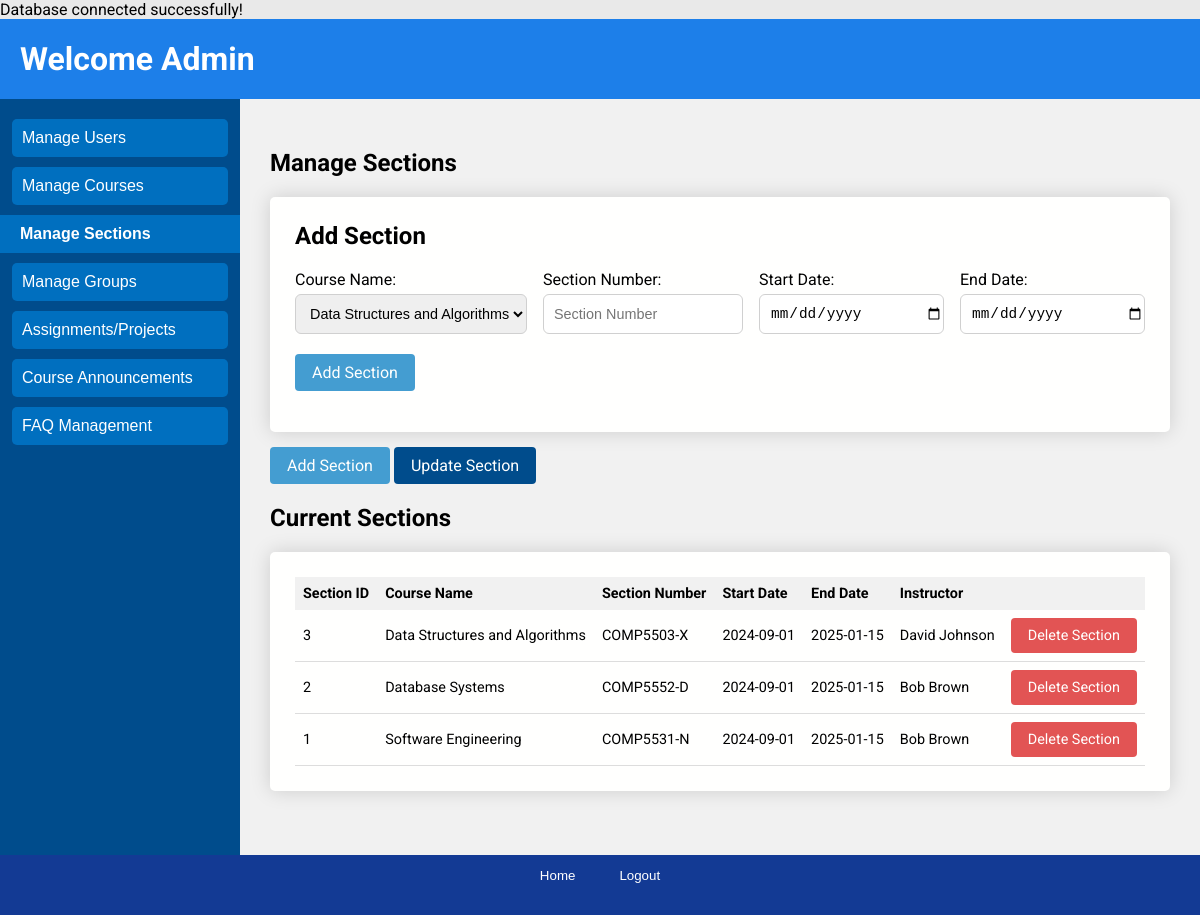
The app's page /users/admin/manage_sections.php with its own data.
### tables this page shows
CREATE TABLE IF NOT EXISTS CourseSection (
  SectionID INT AUTO_INCREMENT PRIMARY KEY,
  CourseID INT,
  SectionNumber VARCHAR(10),
  StartDate DATE,
  EndDate DATE,
  FOREIGN KEY (CourseID) REFERENCES Course(CourseID) ON DELETE CASCADE
);

CREATE TABLE IF NOT EXISTS Course (
  CourseID INT AUTO_INCREMENT PRIMARY KEY,
  CourseCode VARCHAR(10) UNIQUE NOT NULL,
  Name VARCHAR(255),
  StartDate DATE,
  EndDate DATE
);

CREATE TABLE IF NOT EXISTS `User` (
  UserID BIGINT AUTO_INCREMENT PRIMARY KEY,
  Name VARCHAR(255),
  EmailAddress VARCHAR(255) UNIQUE NOT NULL,
  Password VARCHAR(255) NOT NULL,
  NewUser BOOLEAN DEFAULT FALSE
);

### users/admin/manage_sections.php (the view, shortened to what this page needs)
<?php
require_once '../../database.php';
$query = "SELECT
            CourseSection.SectionID,
            Course.Name AS CourseName,
            Course.StartDate,
            Course.EndDate,
            CourseSection.SectionNumber,
            User.Name AS InstructorName
          FROM CourseSection
          JOIN Course ON CourseSection.CourseID = Course.CourseID
          LEFT JOIN CourseInstructor ON Course.CourseID = CourseInstructor.CourseID
          LEFT JOIN `User` ON CourseInstructor.InstructorID = User.UserID
          ORDER BY Course.Name, CourseSection.SectionNumber ASC";
$stmt = $pdo->prepare($query);
$stmt->execute();
$sections = $stmt->fetchAll(PDO::FETCH_ASSOC);
$_currentSections = array_unique(array_map(function ($value) {
    return  $value['CourseName'];
}, $sections));
?>
<!DOCTYPE html>
<html lang="en">
<head>
    <link rel="stylesheet" href="../../css/index.css">
</head>
<body>
    <div class="page">
        <header class="header">
            <h1>Welcome Admin</h1>
        </header>
        <div class="sidebar">
            <button onclick="location.href='manage_user.php'">Manage Users</button>
            <button onclick="location.href='manage_courses.php'">Manage Courses</button>
            <button class="is-selected" onclick="location.href='manage_sections.php'">Manage Sections</button>
            <button onclick="location.href='manage_groups.php'">Manage Groups</button>
            <button onclick="location.href='manage_assignments.php'">Assignments/Projects</button>
            <button onclick="location.href='manage_announcements.php'">Course Announcements</button>
            <button onclick="location.href='manage_faqs.php'">FAQ Management</button>
        </div>
        <main class="main">
            <div class="main-header">
                <h2>Manage Sections</h2>
            </div>
            <div id="add-section" class="section-form table-wrapper">
                <h2>Add Section</h2>
                <form class="inline-form" method="POST" action="edit_sections_endpoint.php">
                    <div class="label-input-body">
                        <div class="label-input">
                            <label for="course_id">Course Name:</label>
                            <select id="course_id" name="course_id" required>
                            <?php
                                print_r($_currentSections);
                                ?>
                            <?php foreach ($_currentSections as $row): ?>
                                    <option> <?=$row?> </option>
                                <?php endforeach ?>
                            </select>
                        </div>
                        <div class="label-input">
                            <label for="section_number">Section Number:</label>
                            <input type="number" id="section_number" name="section_number" placeholder="Section Number" required />
                        </div>
                        <div class="label-input">
                            <label for="start_date">Start Date:</label>
                            <input type="date" id="start_date" name="start_date" placeholder="Start Date" required />
                        </div>
                        <div class="label-input">
                            <label for="end_date">End Date:</label>
                            <input type="date" id="end_date" name="end_date" placeholder="End Date" required />
                        </div>
                    </div>
                    <div>
                        <button class="button is-primary" type="submit">Add Section</button>
                    </div>
                </form>
            </div>
            <div class="section-actions">
                <button class="button is-primary" onclick="showForm('add')">Add Section</button>
                <button class="button is-secondary" onclick="showForm('update')">Update Section</button>
            </div>
            <div class="course-table">
                <h2>Current Sections</h2>
                <div class="table-wrapper">
                    <table class="content-table">
                        <thead>
                            <tr>
                                <th>Section ID</th>
                                <th>Course Name</th>
                                <th>Section Number</th>
                                <th>Start Date</th>
                                <th>End Date</th>
                                <th>Instructor</th>
                                <th></th>
                            </tr>
                        </thead>
                        <tbody>
                            <?php foreach ($sections as $section): ?>
                            <tr>
                                <td><?= htmlspecialchars($section['SectionID']) ?></td>
                                <td><?= htmlspecialchars($section['CourseName']) ?></td>
                                <td><?= htmlspecialchars($section['SectionNumber']) ?></td>
                                <td><?= htmlspecialchars($section['StartDate']) ?></td>
                                <td><?= htmlspecialchars($section['EndDate']) ?></td>
                                <td><?= htmlspecialchars($section['InstructorName'] ?: 'No instructor') ?></td>
                                <td>
                                    <button class="button is-delete" onclick="confirmDelete(<?php echo $section['SectionID']; ?>)">Delete Section</button>
                                </td>
                            </tr>
                            <?php endforeach; ?>
                        </tbody>
                    </table>
                </div>
            </div>
        </main>
        <footer class="footer">
            <button onclick="location.href='../home.php'">Home</button>
            <button onclick="location.href='../../logout.php'">Logout</button>
        </footer>
    </div>
</body>
</html>

### css/global.css (style rules this page uses)
:root { --white: #fffffe; --red10: #e25454; --red20: #cb4c4c; --green10: #75bb45; --green20: #68a83e; --blue10: #78C0E0; --blue20: #449DD1; --blue25: #3a83ad; --blue30: #192BC2; --blue40: #004C8C; --blue45: #013763; --blue50: #150578; --blue60: #0E0E52; --button: 500 0.875rem/1rem Roboto; }

### css/home.css (style rules this page uses)
body { font-family: "Roboto", Arial, sans-serif; margin: 0; background-color: #e9e9e9; }
.page { display: grid; grid-template-columns: 20% 1fr; grid-template-rows: 80px 1fr 60px; block-size: 100vh; grid-template-areas: "header header" "sidebar main" "footer footer"; }
.page .header { grid-area: header; background-color: #0e78eaed; color: white; padding-left: 20px; }
.page .sidebar { grid-area: sidebar; background-color: #004c8c; display: flex; flex-direction: column; align-items: center; gap: 10px; padding-top: 20px; }
.sidebar button { display: block; width: 90%; padding: 10px; font-size: 16px; color: white; background-color: #006fbf; border: none; border-radius: 5px; cursor: pointer; text-align: left; }
.sidebar button.is-selected { display: block; width: 100%; padding: 10px; padding-left: 20px; font-size: 16px; font-weight: 600; color: white; background-color: #006fbf; border: none; border-radius: 0; cursor: pointer; text-align: left; }
.page .main { grid-area: main; padding: 30px; background-color: #f1f1f1; overflow-y: auto; }
.page .footer { grid-area: footer; background-color: #133a94; color: white; padding: 10px; text-align: center; }
.footer button { background: none; border: none; color: white; padding: 1px 20px; cursor: pointer; }

### css/login.css (style rules this page uses)
body { font-family: "Roboto", Arial, sans-serif; margin: 0 ; }

### css/button.css (style rules this page uses)
.button { border: 1px solid transparent; padding-inline: 1rem; padding-block: .5rem; display: inline-block; font: var(--button-button); text-decoration: none; cursor: pointer; color: currentColor; background: transparent; border-radius: .25rem; }
.button.is-primary { background: var(--blue20); color: var(--white); }
.button.is-secondary { background: var(--blue40); color: var(--white); }
.button.is-delete { background: var(--red10); color: var(--white); }

### css/table.css (style rules this page uses)
.table-wrapper { padding: 25px; background: var(--white); box-shadow: 0 0 20px rgba(0, 0, 0, 0.15); border-radius: 5px; min-width: 600px; margin-block-end: 15px; }
.table-wrapper h2 { margin-block-start: 0; }
.content-table { border-collapse: collapse; font-size: 0.9em; min-width: 400px; width: 100%; }
.content-table thead th { background-color: #f1f1f1; }
.content-table thead tr { text-align: left; }
.content-table th, .content-table td { padding: .5rem; }
.content-table tbody tr { border-bottom: 1px solid #dddddd; }

### css/form.css (style rules this page uses)
.inline-form { display: flex; flex-direction: column; gap: 20px; }
.inline-form input { border: 1px solid #d0d0d0; border-radius: 6px; padding-inline-start: 10px; font-size: 0.9rem; }
.label-input input { height: 40px; }
.inline-form select { height: 40px; border: 1px solid #d0d0d0; border-radius: 6px; padding-inline-start: 10px; font-size: 0.9rem; }
.input-body, .label-input-body { display: flex; gap: 1rem; flex-wrap: wrap; }
.label-input { display: flex; flex-direction: column; flex: 1; gap: 5px; }

### records on screen
coursesection: SectionID "3", CourseID.Name "Data Structures and Algorithms", SectionNumber "COMP5503-X", CourseID.StartDate "2024-09-01", CourseID.EndDate "2025-01-15", user.Name "David Johnson"
coursesection: SectionID "2", CourseID.Name "Database Systems", SectionNumber "COMP5552-D", CourseID.StartDate "2024-09-01", CourseID.EndDate "2025-01-15", user.Name "Bob Brown"
coursesection: SectionID "1", CourseID.Name "Software Engineering", SectionNumber "COMP5531-N", CourseID.StartDate "2024-09-01", CourseID.EndDate "2025-01-15", user.Name "Bob Brown"

### other values on screen
form field course_id "Data Structures and Algorithms"
